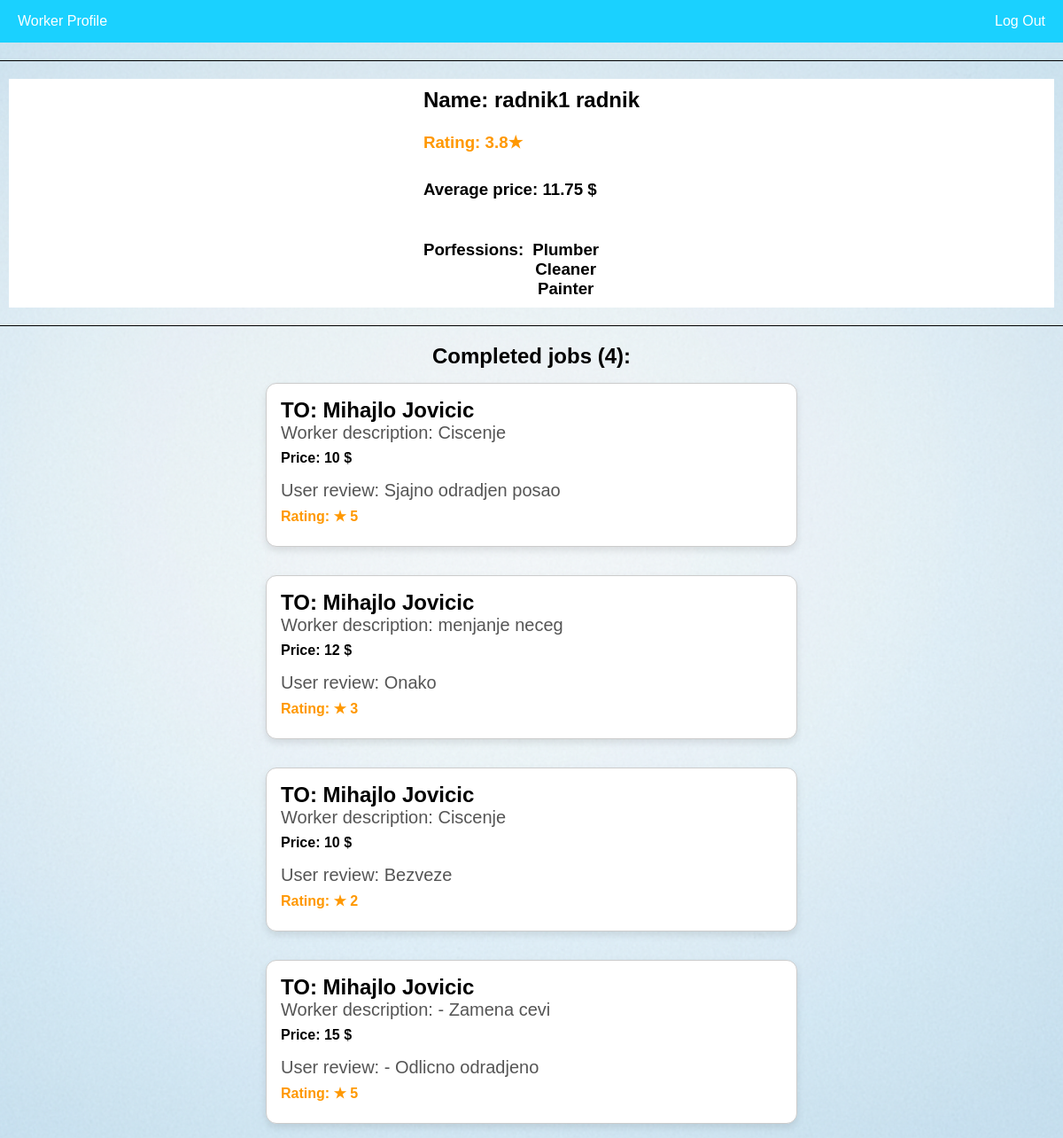
Page /seeWorkerProfile/3 (signed in) on the committed database.
### HouseHelper/database.py (models this page shows)
class User(Base, UserMixin):
    __tablename__ = "Users"
    id = Column(Integer, primary_key=True)
    userEmail = Column(String, nullable=False)
    userName = Column(String, nullable=False)
    userSurename = Column(String, nullable=False)
    userPhone = Column(String, nullable=False)
    userCountry = Column(String, nullable=False)
    userCity = Column(String, nullable=False)
    userPassword = Column(String, nullable=False)
    role = Column(String, nullable=False, default="user")

class Profession(Base):
    __tablename__ = "Professions"
    id = Column(Integer, primary_key=True)
    professionName = Column(String, nullable=False, unique= True)
    workers = relationship('Worker', secondary=workerProfession, back_populates='professions')

class CompleteJob(Base):
    __tablename__ = "CompletedJobs"
    id = Column(Integer, primary_key=True)
    workerId = Column(Integer,ForeignKey("Workers.id"),nullable=False)
    userId = Column(Integer,ForeignKey("Users.id"),nullable=False)
    jobDescription = Column(String,nullable=False)
    price = Column(Integer,nullable=False)
    review = Column(String)
    rating = Column(Integer,nullable=False) #1-5
    worker = relationship("Worker",foreign_keys=[workerId],backref="completedJobs")
    user = relationship("User",foreign_keys=[userId],backref="completedJobs")

### HouseHelper/routes.py (the view)
@app.route("/seeWorkerProfile/<workerId>")
@login_required
def seeWorkerProfile(workerId):
    worker = database.UserById(workerId)
    workerData = simpleFunctions.makeDataForWorkersList(workers=[worker])[0]
    return renderHtmlPage.htmlForWorkerProfile(workerData=workerData)

### HouseHelper/database.py (called while the page is built)
def UserById(id):
    return session.query(User).filter_by(id=id).first()

def getWorkerExtraByUserId(userID):
    return session.query(Worker).filter_by(id=userID).first()

def getWorkerAverageRating(worker):
    if not worker.completedJobs:
        return 0
    sum = 0
    count = 0
    for job in worker.completedJobs:
        sum+= job.rating
        count+=1
    return round(sum/count,1)

def getWorkerAveragePrice(worker):
    if not worker.completedJobs:
        return 0
    sum = 0
    count = 0
    for job in worker.completedJobs:
        sum+= job.price
        count+=1
    return round(sum/count,2)

def getNumberOfWorkersRewievs(worker):
    return len(worker.completedJobs)

### HouseHelper/renderHtmlPage.py (called while the page is built)
def htmlForWorkerProfile(workerData):
    return render_template("workerProfile.html",workerData=workerData)

### HouseHelper/routes.py (called while the page is built)
@login_manager.user_loader
def load_user(user_id):
    return database.UserById(int(user_id))

### HouseHelper/simpleFunctions.py (called while the page is built)
def getDescriptionForEachWorker(workers):
    descriptions = []
    for worker in workers:
        workerExtra = database.getWorkerExtraByUserId(worker.id)
        descriptions.append(workerExtra.description)
    return descriptions

def getAverageRatingsForEachWorker(workers):
    averageRatings = []
    for worker in workers:
        realWorker = database.getWorkerExtraByUserId(worker.id)
        averageRatings.append(database.getWorkerAverageRating(worker=realWorker))
    return averageRatings

def getAveragePriceForEachWorker(workers):
    averagePrices = []
    for worker in workers:
        realWorker = database.getWorkerExtraByUserId(worker.id)
        averagePrices.append(database.getWorkerAveragePrice(worker=realWorker))
    return averagePrices

def getNumberOfRewievsForEachWorker(workers):
    rewievs = []
    for worker in workers:
        realWorker = database.getWorkerExtraByUserId(worker.id)
        rewievs.append(database.getNumberOfWorkersRewievs(worker=realWorker))
    return rewievs

def makeDataForWorkersList(workers):
    descriptions = getDescriptionForEachWorker(workers=workers)
    ratings = getAverageRatingsForEachWorker(workers=workers)
    numberOfReviews = getNumberOfRewievsForEachWorker(workers=workers)
    averagePrices = getAveragePriceForEachWorker(workers=workers)
    workersData = makeWorkersData(workers=workers,descriptions=descriptions,
                                        ratings=ratings,numberOfReviews=numberOfReviews,prices = averagePrices)
    return workersData

### HouseHelper/templates/workerProfile.html (shortened to what this page needs)
{%extends 'base.html'%}
{%block header%}Worker Profile{%endblock%}
{%block content%}
<hr>
<div class="main">
    <div class="basic-info">
     <h2>Name: {{workerData["user"].userName}} {{workerData["user"].userSurename}}</h2>
    <h3 class="worker-rating">Rating: {{workerData["rating"]}}★</h3>
    <h3 class="worker-price">Average price: {{workerData["price"]}} $</h3>
    <div class="professions">
        <h3>Porfessions: </h3>
        <div class="profession-names">
            {%for profession in workerData["professions"]%}
                <h3>{{profession.professionName}}</h3>
            {%endfor%}
        </div>
    </div>
</div>
</div>
<hr>
<div class="completed-jobs">
    <h2>Completed jobs ({{workerData["reviews"]}}):</h2>
    {%for job in workerData["completedJobs"]%}
        <div class="job-card">
            <h2 class="user-name">TO: {{job.user.userName}} {{job.user.userSurename}}</h2>
            <p class="worker-description">Worker description: {{job.jobDescription}}</p>
             <p class="worker-price">Price: {{job.price}} $</p>
            <p class="user-description">User review: {{job.review}}</p>
            <p class="user-rating">Rating: ★ {{job.rating}}</p>
        </div>
    {%endfor%}
</div>
{%endblock%}

### HouseHelper/templates/base.html (shortened to what this page needs)
<!DOCTYPE html>
<html lang="en">
<head>
    <link rel="stylesheet" href="{{ url_for('static', filename='css/base.css') }}">
</head>
<body>
     <div class="navbar">
         <p>{%block header%}{%endblock%}</p>
        <div class="nav-links">
            {%if current_user.is_authenticated%}
            <a href="{{ url_for('logOutUser') }}">Log Out</a>
            {%else%}
            {%block signLogIn%}{%endblock%}
            {%endif%}
        </div>
    </div>
    {%block content%}
    {%endblock%}
</body>
</html>

### HouseHelper/static/css/base.css (style rules this page uses)
* { margin: 0; padding: 0; box-sizing: border-box; }
body { font-family: Arial, sans-serif; background-image: url('../images/searchEngineBackground.png'); background-size: cover; background-repeat: no-repeat; background-position: center; height: 100%; min-height: 100vh; }
.navbar { background-color: #1ad1ff; color: white; padding: 15px 20px; display: flex; justify-content: space-between; }
.nav-links { display: flex; gap: 5px; }
.nav-links a { color: white; text-decoration: none; font-size: 16px; }

### rows in the picture
User: user.userName "radnik1", user.userSurename "radnik"
Profession: professionName "Plumber"
Profession: professionName "Cleaner"
Profession: professionName "Painter"
CompleteJob: user.userName "Mihajlo", user.userSurename "Jovicic", jobDescription "Ciscenje", price "10", review "Sjajno odradjen posao", rating "5"
CompleteJob: user.userName "Mihajlo", user.userSurename "Jovicic", jobDescription "menjanje neceg", price "12", review "Onako", rating "3"
CompleteJob: user.userName "Mihajlo", user.userSurename "Jovicic", jobDescription "Ciscenje", price "10", review "Bezveze", rating "2"
CompleteJob: user.userName "Mihajlo", user.userSurename "Jovicic", jobDescription "- Zamena cevi", price "15", review "- Odlicno odradjeno", rating "5"

### other values in the picture
{{ workerData["rating"] }} "3.8"
{{ workerData["price"] }} "11.75"
{{ workerData["reviews"] }} "4"
